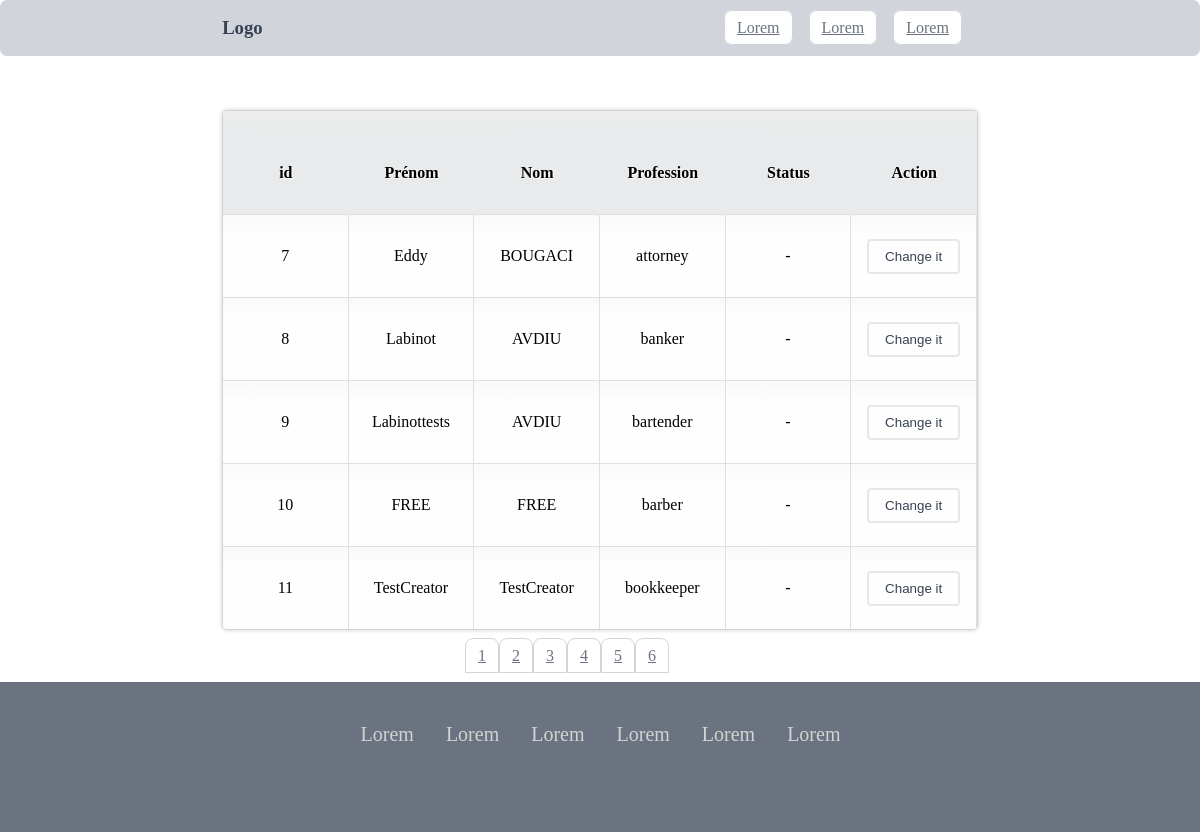
Screenshot of /?page=2 with the database file from the repository.
### tables this page shows
CREATE TABLE `users` (
      `id` int(11) NOT NULL AUTO_INCREMENT,
      `first_name` varchar(255) NULL,
      `last_name` varchar(255) NULL,
      PRIMARY KEY (ID)
);

CREATE TABLE `professions` (
     `user_id` int(11) NOT NULL,
     `profession` varchar(255) NOT NULL
);

### includes/request.php (called while the page is built, shortened)
<?php
function get_users()
{
    require 'configDB.php';
    $page = $_GET['page'] ?? 1;
    $page = (int)$page;
    $per_page = 5;
    $start_page = ($page - 1) * $per_page;
    $query = $db->prepare("SELECT * FROM users INNER JOIN  professions  ON users.id = professions.user_id JOIN  users_actions ON users_actions.user_id = users.id LIMIT $start_page ,$per_page");
    $query->execute();
    $data = $query->fetchAll();
    return $data;
}
function get_numbers_users()
{
    require 'configDB.php';
    $query = $db->prepare("SELECT * FROM users ");
    $query->execute();
    $numbers_users = $query->fetchAll();
    return $numbers_users;
}
$data_page = get_numbers_users();
$per_page = 5;
$total = count($data_page);
$count_pages = ceil($total / $per_page);
?>

### index.php (the view, shortened to what this page needs)
<?php
require "includes/Layout/header.php";
?>
<main>
  <table cellspacing="0">
    <tr>
      <th>id</th>
      <th>Prénom</th>
      <th>Nom</th>
      <th>Profession</th>
      <th>Status</th>
      <th>Action</th>
    </tr>
    <?php
    require 'includes/request.php';
    $users = get_users();
    $pages = $count_pages;
    ?>
    <?php foreach ($users as $user) : ?>
      <tr>
        <td> <?= $user["id"] ?> </td>
        <?= $user["first_name"]  ?  "<td>" . $user["first_name"] . "</td>" : "<td>-</td>" ?>
        <?= $user["last_name"]  ?  "<td>" . $user["last_name"] . "</td>" : "<td>-</td>" ?>
        <td><?= $user["profession"] ?> </td>
        <?= $user["activity"] === 1 ?
          "<td><form method='post' action='index.php' onsubmit='return false'>
        <select name='nameselect'>
        <option  value='true'>True</option>
        <option value='false'>False</option>
        </select>
        </td>" : "<td>-</td>" ?>
        <?= $user["last_name"]  ?  "<td>
              <button type='submit' name='btn'>Change it</button>
            </form></td>" : "<td>-</td>" ?>
      </tr>
    <?php endforeach; ?>
  </table>
  <article>
    <nav>
      <ul>
        <?php for ($i = 1; $i <= $pages; $i++) {
        ?>
          <li>
            <a href='?page=<?= $i ?>'><?= $i ?></a>
          </li>
        <?php } ?>
      </ul>
    </nav>
  </article>
</main>
<?php
require "includes/Layout/footer.php";
?>

### style/style.css (style rules this page uses)
html, body, header, footer { margin: 0; padding: 0; }
html, body { height: 100vh; }
:root { --color-based: #fff; --color-bg-tr-td: #f1f1f1; --color-bg: #fefefe; --color-br: #d3d3d3; --color-bg-th: #e8eaeb; --shadow-color: rgba(0, 0, 0, 0.2); --color-bd-td: #e0e0e0; --color-tr: #f6f6f6; --color-td-bg: #f9f9f9; --color-th-bg: #ededed; --color-btn: #e5e7eb; --color-btn-text: #374151; --color-btn-hover: #6b7280; --color-links: #d1d5db; --color-links-hover: #f3f4f6; --color-alert: rgb(242, 169, 169); }
main { width: 90%; min-height: calc(80vh - 100px); margin: auto; }
table { overflow: hidden; border: 1px solid var(--color-br); background: var(--color-bg); width: 70%; margin: 5% auto 0; -moz-border-radius: 5px; -webkit-border-radius: 5px; border-radius: 5px; -moz-box-shadow: 0 0 4px var(--shadow-color); -webkit-box-shadow: 0 0 4px var(--shadow-color); }
th, td { width: 10vw; height: 10vh; text-align: center; }
th { padding-top: 22px; text-shadow: 1px 1px 1px var(--color-based); background: var(--color-bg-th); }
td { border-top: 1px solid var(--color-bd-td); border-right: 1px solid var(--color-bd-td); }
td { background: -moz-linear-gradient(100% 25% 90deg, var(--color-bg) var(--color-td-bg)); background: -webkit-gradient( linear, 0% 0%, 0% 25%, from(var(--color-td-bg)), to(var(--color-bg)) ); }
th { background: -moz-linear-gradient(100% 20% 90deg, var(--color-bg-th), var(--color-th-bg)); background: -webkit-gradient( linear, 0% 0%, 0% 20%, from(var(--color-th-bg)), to(var(--color-bg-th)) ); }
button { padding: 0.5rem 1rem 0.5rem 1rem; margin: 0.5rem; background-color: transparent; outline: none; border: 2px solid var(--color-btn); border-radius: 0.25rem; color: var(--color-btn-text); }
article { width: 100%; }
article > nav { margin-top: 1rem; width: 17em; margin: 0 auto; }
ul { display: inline-flex; margin-left: 1px; padding: 0; }
li { list-style: none; }
a { background: var(--color-based); border: 1px solid var(--color-links); color: var(--color-btn-hover); border-top-left-radius: 0.5rem; border-top-right-radius: 0.5rem; line-height: 1.25; padding: 0.5rem 0.75rem 0.5rem 0.75rem; }

### rows the page displays
users: id "7", first_name "Eddy", last_name "BOUGACI", professions.profession "attorney", shows "Change it"
users: id "8", first_name "Labinot", last_name "AVDIU", professions.profession "banker", shows "Change it"
users: id "9", first_name "Labinottests", last_name "AVDIU", professions.profession "bartender", shows "Change it"
users: id "10", first_name "FREE", last_name "FREE", professions.profession "barber", shows "Change it"
users: id "11", first_name "TestCreator", last_name "TestCreator", professions.profession "bookkeeper", shows "Change it"
